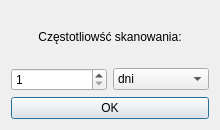
<?xml version="1.0" encoding="UTF-8"?>
<ui version="4.0">
 <class>FrequencyDialog</class>
 <widget class="QDialog" name="FrequencyDialog">
  <property name="geometry">
   <rect>
    <x>0</x>
    <y>0</y>
    <width>220</width>
    <height>130</height>
   </rect>
  </property>
  <property name="sizePolicy">
   <sizepolicy hsizetype="Fixed" vsizetype="Fixed">
    <horstretch>0</horstretch>
    <verstretch>0</verstretch>
   </sizepolicy>
  </property>
  <property name="minimumSize">
   <size>
    <width>220</width>
    <height>130</height>
   </size>
  </property>
  <property name="maximumSize">
   <size>
    <width>220</width>
    <height>130</height>
   </size>
  </property>
  <property name="windowTitle">
   <string/>
  </property>
  <layout class="QVBoxLayout" name="verticalLayout">
   <item>
    <widget class="QLabel" name="label">
     <property name="text">
      <string>Częstotliowść skanowania:</string>
     </property>
     <property name="alignment">
      <set>Qt::AlignCenter</set>
     </property>
    </widget>
   </item>
   <item>
    <layout class="QHBoxLayout" name="horizontalLayout">
     <item>
      <widget class="QSpinBox" name="value">
       <property name="minimum">
        <number>1</number>
       </property>
      </widget>
     </item>
     <item>
      <widget class="QComboBox" name="unit">
       <item>
        <property name="text">
         <string>dni</string>
        </property>
       </item>
       <item>
        <property name="text">
         <string>tyg.</string>
        </property>
       </item>
       <item>
        <property name="text">
         <string>mies.</string>
        </property>
       </item>
      </widget>
     </item>
    </layout>
   </item>
   <item>
    <widget class="QPushButton" name="ok_button">
     <property name="text">
      <string>OK</string>
     </property>
    </widget>
   </item>
  </layout>
 </widget>
 <resources/>
 <connections/>
</ui>
